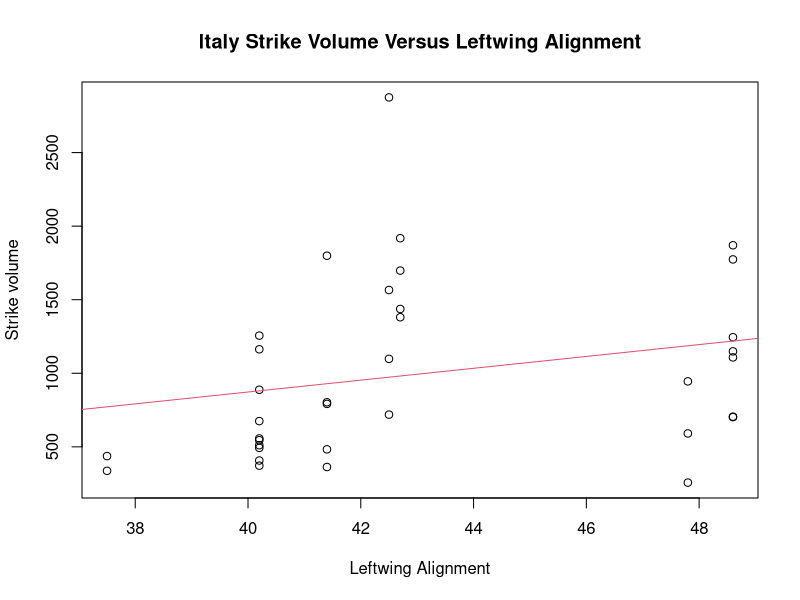
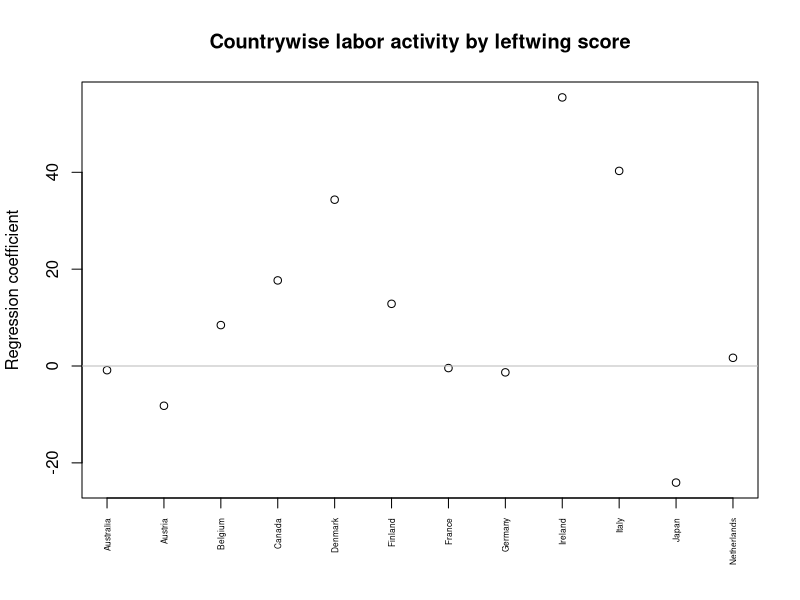
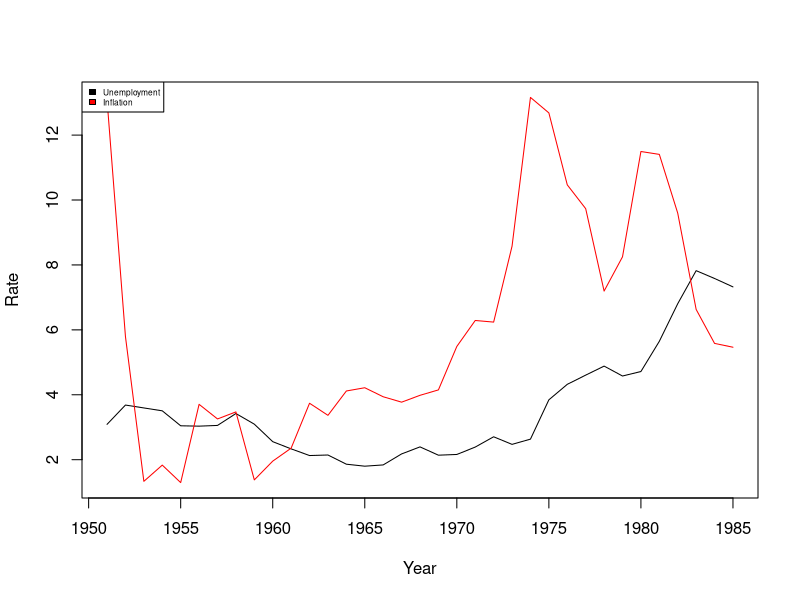
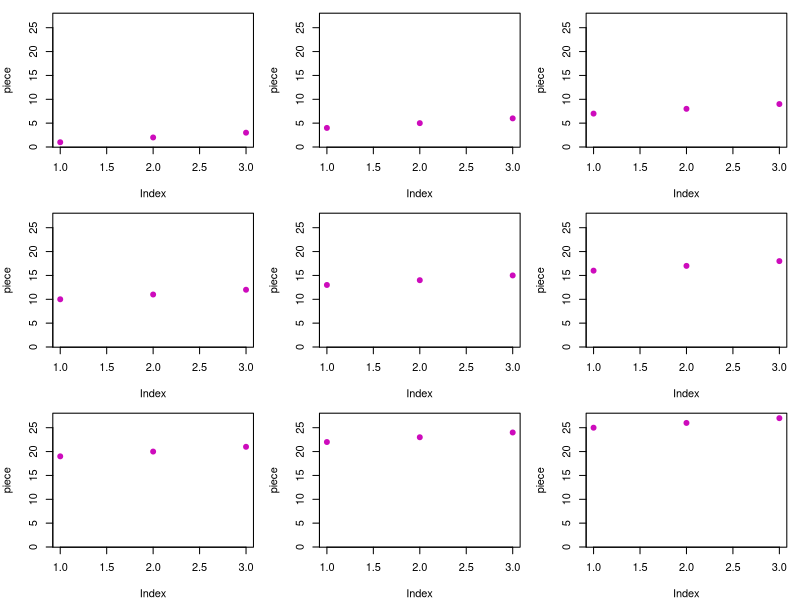

Write the R code that produced these figures, in order.


setwd("~/Desktop/Data")

## Slide 9

strikes <- read.csv("strikes.csv", as.is = TRUE)
dim(strikes) 
head(strikes, 3)


## Slide 11

italy.strikes <- subset(strikes, country == "Italy")
# Equivalently,
italy.strikes <- strikes[strikes$country == "Italy", ]
dim(italy.strikes)

## Slide 12

head(italy.strikes, 5)


## Slide 13


italy.fit <- lm(strike.volume ~ left.parliament, 
                data = italy.strikes)
plot(strike.volume~left.parliament, data = italy.strikes, 
     main="Italy Strike Volume Versus Leftwing Alignment", 
     ylab = "Strike volume", xlab = "Leftwing Alignment")
abline(italy.fit, col = 2)

## Slide 14


my.strike.lm <- function(country.df) {
  return(lm(strike.volume ~ left.parliament, 
            data = country.df)$coeff)
}
my.strike.lm(subset(strikes, country == "Italy"))


## Slide 15


strike.coef  <- NULL
my.countries <- c("France", "Italy", "USA")
for (this.country in my.countries) {
  country.dat <- subset(strikes, country == this.country)
  new.coefs   <- my.strike.lm(country.dat)
  strike.coef <- cbind(strike.coef, new.coefs)
}
colnames(strike.coef) <- my.countries
strike.coef


## Slide 17


strikes.split <- split(strikes, strikes$country)
names(strikes.split)

## Slide 18


strike.coef <- sapply(strikes.split[1:12], my.strike.lm)
strike.coef



## Slide 19



plot(1:ncol(strike.coef), strike.coef[2, ], xaxt = "n",
     xlab = "", ylab = "Regression coefficient", 
     main="Countrywise labor activity by leftwing score")
axis(side = 1, at = 1:ncol(strike.coef),
     labels = colnames(strike.coef), las = 2, 
     cex.axis = 0.5)
abline(h = 0, col = "grey")



## Check Yourself
## Slide 22


three.mean <- function(df) {
  return(apply(df[, c("unemployment", "inflation", 
                      "strike.volume")], 2, mean))
}
years.split <- split(strikes, strikes$year)
years.mat   <- sapply(years.split, three.mean)
dim(years.mat)



## Slide 23


years.mat[, 1:8]


## Slide 24


max.rate <- max(years.mat[1:2, ])
min.rate <- min(years.mat[1:2, ])
plot(colnames(years.mat), years.mat[1, ], xlab = "Year", 
     ylab="Rate", type="l", ylim = c(min.rate, max.rate))
points(colnames(years.mat), years.mat[2, ], type = "l", 
       col = "red")
legend("topleft", c("Unemployment", "Inflation"), 
       fill = c("black", "red"), cex = .5)


## Slide 30

my.array           <- array(1:27, c(3,3,3))
rownames(my.array) <- c("R1", "R2", "R3")
colnames(my.array) <- c("C1", "C2", "C3")
dimnames(my.array)[[3]] <- c("Bart", "Lisa", "Maggie")


## Slide 31


my.array


## Slide 32


my.array[, , 3]


## Slide 33


library(plyr)
aaply(my.array, 1, sum) # Get back an array
adply(my.array, 1, sum) # Get back a data frame

## Slide 34

alply(my.array, 1, sum) # Get back a list



## Slide 35


aaply(my.array, 2:3, sum) # Get back a 3 x 3 array



## Slide 36


adply(my.array, 2:3, sum) # Get back a data frame


## Slide 37


alply(my.array, 2:3, sum) # Get back a list



## Slide 39


my.list <- list(nums = rnorm(1000), lets = letters, 
                pops = state.x77[ ,"Population"])
head(my.list[[1]], 5)
head(my.list[[2]], 5)
head(my.list[[3]], 5)

## Slide 40


laply(my.list, range) # Get back an array
ldply(my.list, range) # Get back a data frame

## Slide 41

llply(my.list, range) # Get back a list


## Slide 42

# Doesn't work! Outputs have different types/lengths
# laply(my.list, summary) 
# ldply(my.list, summary)
llply(my.list, summary) # Works just fine

## Slide 43

par(mfrow = c(3, 3), mar = c(4, 4, 1, 1))
a_ply(my.array, 2:3, plot, ylim = range(my.array), 
      pch = 19, col = 6)

## Slide 46


# Function to compute coefficients from regressing number 
# of strikes (per 1000 workers) on leftwing share of the 
# government

my.strike.lm <- function(country.df) {
  return(coef(lm(strike.volume ~ left.parliament, 
                 data=country.df)))
}

## Slide 47

# Getting regression coefficients separately 
# for each country, old way:

strikes.list  <- split(strikes, f = strikes$country)
strikes.coefs <- sapply(strikes.list, my.strike.lm)
strikes.coefs[, 1:12]


## Slide 48


# Getting regression coefficient separately for each 
# country, new way, in three formats:

strike.coef.a <- daply(strikes, .(country), my.strike.lm)

# Get back an array, note the difference to sapply()

head(strike.coef.a)

## Slide 49


strike.coef.d <- ddply(strikes, .(country), my.strike.lm)
head(strike.coef.d) # Get back a data frame

## Slide 50


strike.coef.l <- dlply(strikes, .(country), my.strike.lm)
head(strike.coef.l, 3) # Get back a list



## Slide 51

# First create a variable that indicates whether the year 
# is pre 1975, and add it to the data frame
strikes$yearPre1975 <- strikes$year <= 1975

# Then use (say) ddply() to compute regression 
# coefficients for each country pre & post 1975

strike.coef.75 <- ddply(strikes, .(country, yearPre1975), 
                        my.strike.lm)
dim(strike.coef.75) # Note there are 18 x 2 = 36 rows


## Slide 52


head(strike.coef.75)


## Slide 53

# Can also create factor variables on-the-fly with I()

strike.coef.75 <- ddply(strikes, 
                        .(country, I(year<=1975)),
                        my.strike.lm)
dim(strike.coef.75) # Again, 18 x 2 = 36 rows

## Slide 54


head(strike.coef.75)




## Check yourself
## Slide 58

inflation.mean <- function(country.df) {
  return(mean(country.df$inflation))
}
inflation75 <- ddply(strikes, .(country, I(year<=1975)),
                     inflation.mean)
dim(inflation75)



## Slide 59

head(inflation75)


## Slide 60

split.list <- list(strikes$country, I(strikes$year<=1975))
data.split <- split(strikes, f = split.list)
inflation75 <- sapply(data.split, inflation.mean)
dim(inflation75)
head(inflation75)


